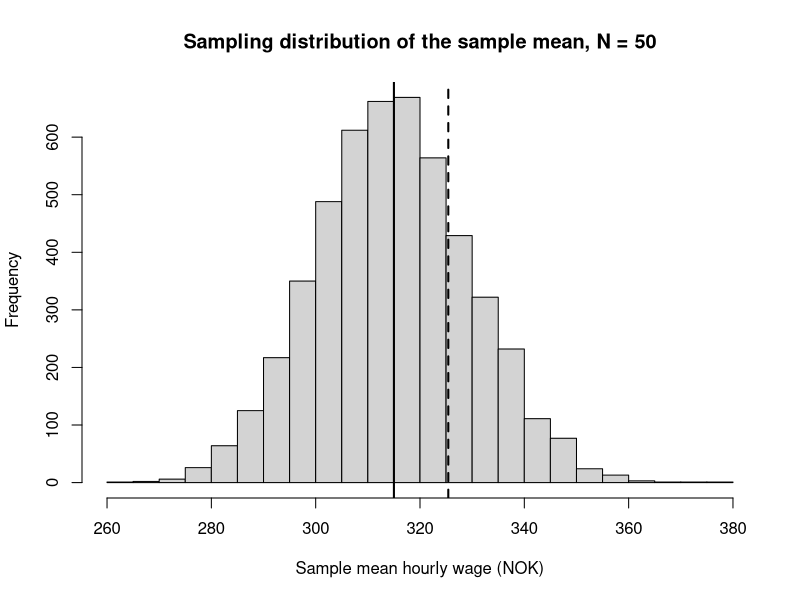
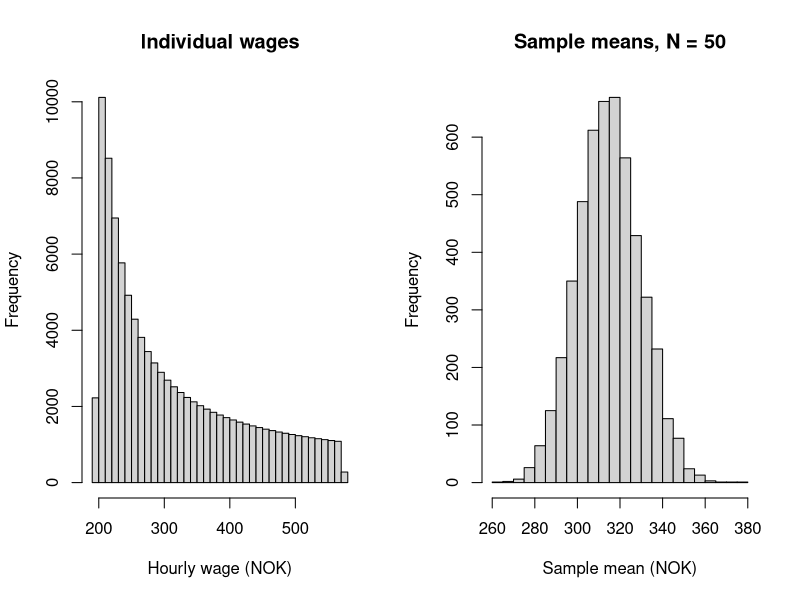
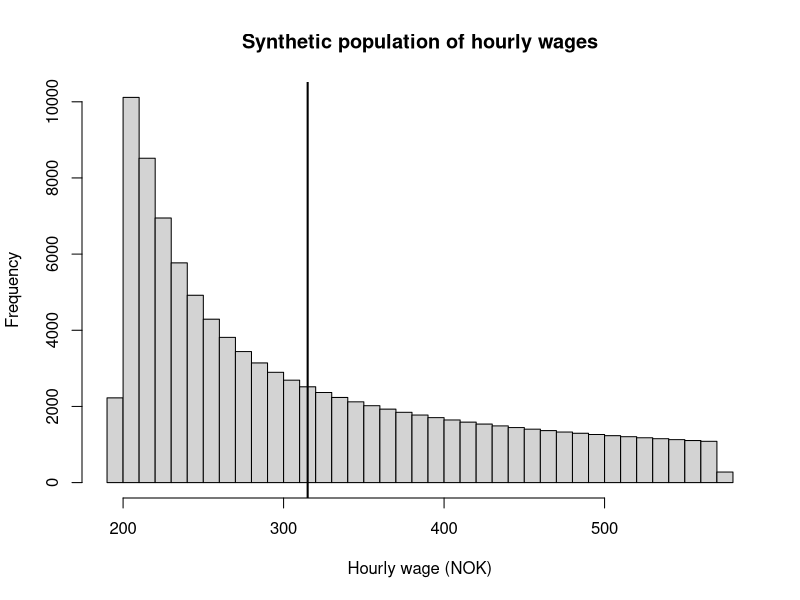
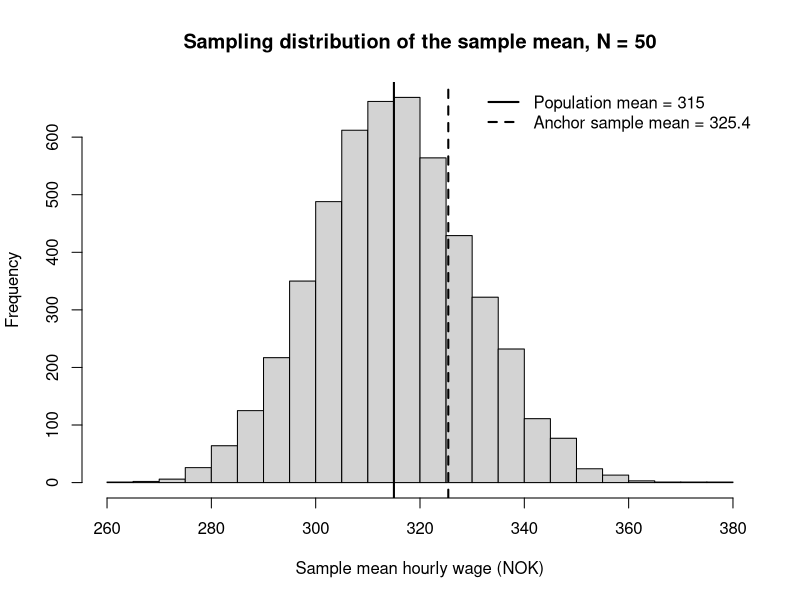
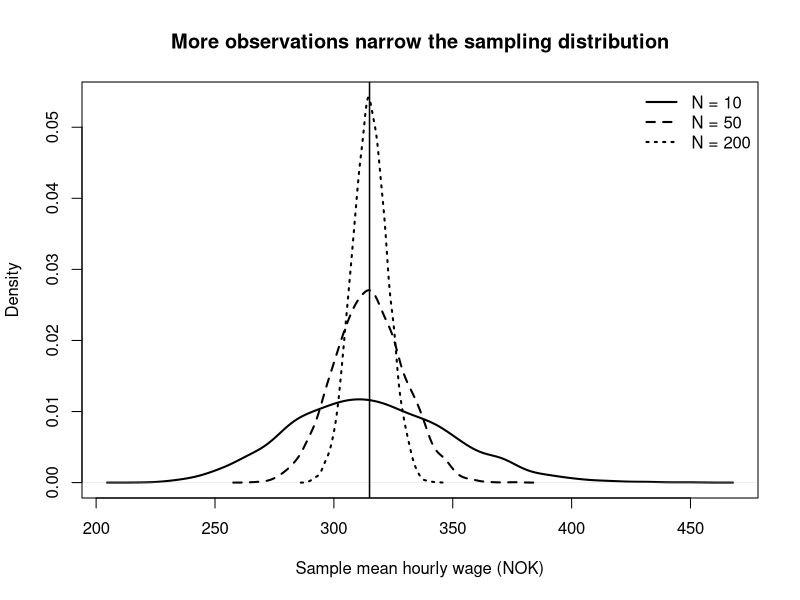
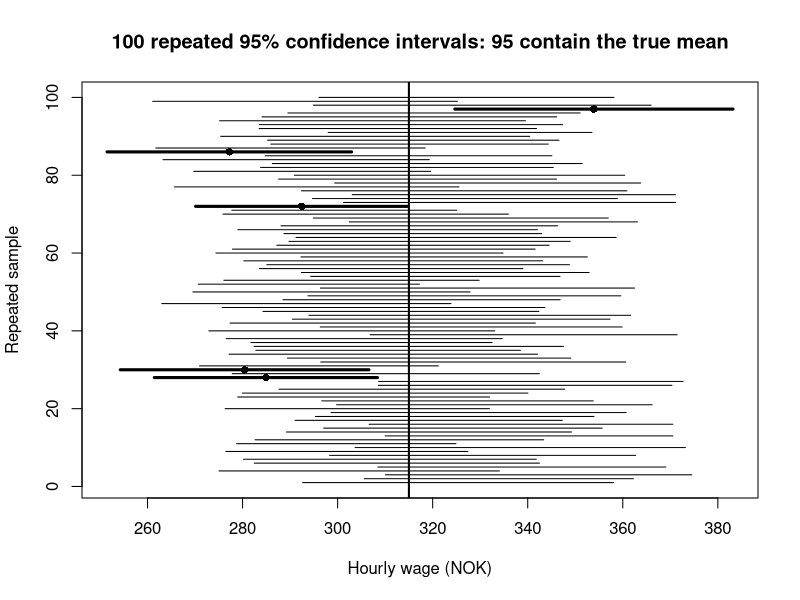

These figures' R source, in order:
# Lecture 03: From Sample to Population
# How Certain Is an Estimate?
#
# Standalone live-lab script. No external packages or data files are required.
# The numbered sections match lecture-03.qmd exactly.
#
# The script constructs a fixed, mildly right-skewed synthetic population of
# hourly wages with population mean 315 NOK and population SD 105 NOK. A simple
# linear-congruential pseudo-random generator is used so the same numerical
# teaching results can be independently verified without relying on R's RNG
# implementation or version.

# -----------------------------------------------------------------------------
# SETUP: Construct the synthetic wage population and reproducible sampler
# -----------------------------------------------------------------------------

population_size <- 100000L
target_mean <- 315
target_sd <- 105
shape_k <- 3

u_grid <- (seq_len(population_size) - 0.5) / population_size
z <- u_grid + shape_k * u_grid^3
scale_wage <- target_sd / sqrt(mean((z - mean(z))^2))
base_wage <- target_mean - scale_wage * mean(z)

wage_population <- base_wage + scale_wage * z
population_mean <- mean(wage_population)
population_sd <- sqrt(mean((wage_population - population_mean)^2))

# A deterministic pseudo-random generator. All intermediate integer values are
# below 2^53, so they are represented exactly by R doubles.
lcg_uniform <- function(n, seed) {
  modulus <- 2^32
  multiplier <- 1664525
  increment <- 1013904223
  state <- seed %% modulus
  out <- numeric(n)

  for (i in seq_len(n)) {
    state <- (multiplier * state + increment) %% modulus
    out[i] <- state / modulus
  }

  out
}

draw_wages <- function(n, seed) {
  u <- lcg_uniform(n, seed)
  idx <- floor(u * length(wage_population)) + 1L
  wage_population[idx]
}

simulate_samples <- function(n, B, seed) {
  values <- draw_wages(n * B, seed)
  matrix(values, nrow = B, ncol = n, byrow = TRUE)
}

# Optional output folder for the figures used in the lecture page.
figure_dir <- "figures"
if (!dir.exists(figure_dir)) dir.create(figure_dir, recursive = TRUE)

# Inspect the population used for the teaching simulation.
round(c(
  population_mean = population_mean,
  population_sd = population_sd,
  minimum = min(wage_population),
  maximum = max(wage_population)
), 2)
# Verified: mean 315.00, SD 105.00, range about 197.91 to 572.59.

png(file.path(figure_dir, "population-wages.png"), width = 1280, height = 768, res = 150)
hist(
  wage_population,
  breaks = 45,
  main = "Synthetic population of hourly wages",
  xlab = "Hourly wage (NOK)"
)
abline(v = population_mean, lwd = 2)
dev.off()

# =============================================================================
# LAB STEP 1 — One sample gives one answer
# =============================================================================

# QUESTION: What would we conclude if this were the only sample we observed?
# PREDICTION STOP:
# The sample mean should be near the population mean but almost never equal to it.

anchor_seed <- 4820
wage <- draw_wages(50, anchor_seed)

anchor_mean <- mean(wage)
anchor_sd <- sd(wage)
anchor_se <- anchor_sd / sqrt(length(wage))

round(c(
  sample_mean = anchor_mean,
  sample_sd = anchor_sd,
  sample_se = anchor_se
), 2)
# Verified: mean 325.42, SD 102.98, SE 14.56.

# INTERPRETATION:
# 325.42 is one estimate of the unknown population mean. It is not a population
# fact, and another random sample would generally produce another number.

# DECISION:
# Use the mean as a point estimate, but do not treat it as known without error.

# =============================================================================
# LAB STEP 2 — What if we repeated the study?
# =============================================================================

# QUESTION: What would happen if we repeatedly sampled 50 workers?
# PREDICTION STOP:
# The estimates should differ, but their distribution should be centered near 315.

samples_50 <- simulate_samples(n = 50, B = 5000, seed = 31050)
means_50 <- rowMeans(samples_50)

round(c(
  mean_of_sample_means = mean(means_50),
  sd_of_sample_means = sd(means_50)
), 2)
# Verified: 314.86 and 14.81.

hist(
  means_50,
  breaks = 35,
  main = "Sampling distribution of the sample mean, N = 50",
  xlab = "Sample mean hourly wage (NOK)"
)
abline(v = population_mean, lwd = 2)
abline(v = anchor_mean, lty = 2, lwd = 2)

png(file.path(figure_dir, "sampling-distribution-n50.png"), width = 1280, height = 768, res = 150)
hist(
  means_50,
  breaks = 35,
  main = "Sampling distribution of the sample mean, N = 50",
  xlab = "Sample mean hourly wage (NOK)"
)
abline(v = population_mean, lwd = 2)
abline(v = anchor_mean, lty = 2, lwd = 2)
legend(
  "topright",
  legend = c(
    paste0("Population mean = ", round(population_mean, 0)),
    paste0("Anchor sample mean = ", round(anchor_mean, 1))
  ),
  lty = c(1, 2),
  lwd = 2,
  bty = "n"
)
dev.off()

# INTERPRETATION:
# This distribution is the sampling distribution of the estimator, not the
# population distribution of individual wages.

# DECISION:
# The original sample mean is one realization from this distribution.

# =============================================================================
# LAB STEP 3 — What does sample size buy us?
# =============================================================================

# QUESTION: What changes when N grows from 10 to 50 to 200?
# PREDICTION STOP:
# Predict what happens to the center, spread, and shape before running the code.

samples_10 <- simulate_samples(n = 10, B = 5000, seed = 31010)
samples_200 <- simulate_samples(n = 200, B = 5000, seed = 31200)

means_10 <- rowMeans(samples_10)
means_200 <- rowMeans(samples_200)

precision_table <- data.frame(
  N = c(10, 50, 200),
  theoretical_SE = population_sd / sqrt(c(10, 50, 200)),
  simulated_SD_of_means = c(sd(means_10), sd(means_50), sd(means_200))
)

round(precision_table, 2)
# Verified:
#   N  theoretical_SE  simulated_SD_of_means
#  10       33.20              33.29
#  50       14.85              14.81
# 200        7.42               7.53

# Four times as many observations approximately halves the standard error.
round((population_sd / sqrt(50)) / (population_sd / sqrt(200)), 2)
# Verified: 2.00.

png(file.path(figure_dir, "sample-size-precision.png"), width = 1280, height = 768, res = 150)
d10 <- density(means_10)
d50 <- density(means_50)
d200 <- density(means_200)
plot(
  d10,
  main = "More observations narrow the sampling distribution",
  xlab = "Sample mean hourly wage (NOK)",
  ylab = "Density",
  lwd = 2,
  xlim = range(c(d10$x, d50$x, d200$x)),
  ylim = c(0, max(d10$y, d50$y, d200$y))
)
lines(d50, lwd = 2, lty = 2)
lines(d200, lwd = 2, lty = 3)
abline(v = population_mean, lwd = 1.5)
legend("topright", legend = c("N = 10", "N = 50", "N = 200"), lty = 1:3, lwd = 2, bty = "n")
dev.off()

# INTERPRETATION:
# More observations improve precision at the square-root rate: SE is proportional
# to 1/sqrt(N). Doubling N does not halve the SE; quadrupling N approximately does.

# DECISION:
# The firm can buy precision with more data, but there are diminishing returns.

# =============================================================================
# LAB STEP 4 — The CLT: do not look at the wrong distribution
# =============================================================================

# QUESTION: Which distribution needs to become approximately normal for inference
# about the population mean: individual wages, or the sample mean estimator?
# PREDICTION STOP:
# Compare the visibly right-skewed population with the distributions of sample means.

par(mfrow = c(1, 2))
hist(
  wage_population,
  breaks = 45,
  main = "Individual wages",
  xlab = "Hourly wage (NOK)"
)
hist(
  means_50,
  breaks = 35,
  main = "Sample means, N = 50",
  xlab = "Sample mean (NOK)"
)
par(mfrow = c(1, 1))

# INTERPRETATION:
# The population can be right-skewed while the sampling distribution of the mean
# is much closer to normal. That is the useful CLT result for inference here.

# DECISION:
# A skewed wage histogram does not by itself invalidate inference about the mean.

# =============================================================================
# LAB STEP 5 — DELIBERATE FAILURE: SD is not SE
# =============================================================================

# QUESTION: Which measure belongs in an interval for the population mean?
# PREDICTION STOP:
# Ask whether the following very wide interval looks like uncertainty about a mean
# or like variation among individual workers.

wrong_interval <- anchor_mean + c(-1, 1) * 1.96 * anchor_sd
round(wrong_interval, 2)
# Verified wrong interval: [123.59, 527.26].

# DELIBERATE MISCONCEPTION / FAILURE:
# "Use the standard deviation of wages as the uncertainty around the sample mean."
# This confuses variation between workers with variation between sample means.

# CORRECTION:
t_critical <- qt(0.975, df = length(wage) - 1)
correct_interval <- anchor_mean + c(-1, 1) * t_critical * anchor_se

round(c(
  t_critical = t_critical,
  lower = correct_interval[1],
  upper = correct_interval[2]
), 2)
# Verified: t = 2.01; CI = [296.16, 354.69].

# WHY:
# SD(wage) answers "How different are workers?"
# SE(mean) answers "How much would the estimated mean vary across repeated samples?"

# DECISION:
# The firm has much more precise information about average labour cost than the
# raw cross-worker wage dispersion would suggest.

# =============================================================================
# LAB STEP 6 — What does 95% actually mean?
# =============================================================================

# QUESTION: If we build 100 nominal 95% intervals, should all contain the true mean?
# PREDICTION STOP:
# No. Roughly 95% is a repeated-sampling property, not a guarantee for one interval.

ci_samples <- simulate_samples(n = 50, B = 100, seed = 35010)
ci_means <- rowMeans(ci_samples)
ci_sds <- apply(ci_samples, 1, sd)
ci_ses <- ci_sds / sqrt(50)
ci_lo <- ci_means - t_critical * ci_ses
ci_hi <- ci_means + t_critical * ci_ses
ci_cover <- ci_lo <= population_mean & population_mean <= ci_hi

sum(ci_cover)
mean(ci_cover)
# Verified for this reproducible set of 100 intervals: 95 and 0.95.

png(file.path(figure_dir, "confidence-interval-coverage.png"), width = 1280, height = 1100, res = 150)
plot(
  NA,
  xlim = range(c(ci_lo, ci_hi, population_mean)),
  ylim = c(1, 100),
  xlab = "Hourly wage (NOK)",
  ylab = "Repeated sample",
  main = paste0("100 repeated 95% confidence intervals: ", sum(ci_cover), " contain the true mean")
)
for (i in seq_len(100)) {
  segments(ci_lo[i], i, ci_hi[i], i, lwd = if (ci_cover[i]) 1 else 3)
  if (!ci_cover[i]) points(ci_means[i], i, pch = 16)
}
abline(v = population_mean, lwd = 2)
dev.off()

# OPTIONAL INSTRUCTOR DIAGNOSTIC:
# With a right-skewed finite population and N = 50, the t interval is an
# approximation. Over 10,000 repeated samples from this teaching population the
# empirical coverage is close to, but not exactly, 95%.
long_samples <- simulate_samples(n = 50, B = 10000, seed = 35050)
long_means <- rowMeans(long_samples)
long_sds <- apply(long_samples, 1, sd)
long_ses <- long_sds / sqrt(50)
long_lo <- long_means - t_critical * long_ses
long_hi <- long_means + t_critical * long_ses
long_coverage <- mean(long_lo <= population_mean & population_mean <= long_hi)
round(long_coverage, 4)
# Verified: approximately 0.9446.

# INTERPRETATION:
# Confidence attaches to the repeated procedure. A realized interval either
# contains the fixed population mean or it does not.

# DECISION ON THE ANCHOR:
# Use the sample mean as a point estimate, but communicate sampling uncertainty
# with its standard error and confidence interval.

# =============================================================================
# AI AUDIT NUMBERS — optional calculation check
# =============================================================================

ai_mean <- 326
ai_sd <- 103
ai_n <- 50
ai_se <- ai_sd / sqrt(ai_n)
ai_t <- qt(0.975, df = ai_n - 1)
ai_ci <- ai_mean + c(-1, 1) * ai_t * ai_se
round(c(SE = ai_se, lower = ai_ci[1], upper = ai_ci[2]), 2)
# Approximately SE = 14.57 and 95% CI = [296.72, 355.28].

# Increasing N from 50 to 200 with the same SD halves the standard error.
round(c(
  SE_N50 = ai_sd / sqrt(50),
  SE_N200 = ai_sd / sqrt(200)
), 2)
# Approximately 14.57 and 7.28.

# =============================================================================
# EXIT PROBLEM CHECK
# =============================================================================

salmon_mean <- 160
salmon_sd <- 30
salmon_n <- 100
salmon_se <- salmon_sd / sqrt(salmon_n)
salmon_ci <- salmon_mean + c(-1, 1) * 1.96 * salmon_se
round(c(SE = salmon_se, lower = salmon_ci[1], upper = salmon_ci[2]), 2)
# Verified: SE = 3.00; approximate interval [154.12, 165.88].

# =============================================================================
# FINAL CONSISTENCY CHECKS — should all return TRUE / stop silently
# =============================================================================

stopifnot(abs(population_mean - 315) < 1e-8)
stopifnot(abs(population_sd - 105) < 1e-8)
stopifnot(abs(anchor_mean - 325.423821971289) < 1e-6)
stopifnot(abs(anchor_sd - 102.978874073191) < 1e-6)
stopifnot(abs(anchor_se - 14.563412035222) < 1e-6)
stopifnot(abs(correct_interval[1] - 296.157549777197) < 1e-6)
stopifnot(abs(correct_interval[2] - 354.690094165380) < 1e-6)
stopifnot(abs(sd(means_10) - 33.294682011374) < 1e-6)
stopifnot(abs(sd(means_50) - 14.808244814843) < 1e-6)
stopifnot(abs(sd(means_200) - 7.529269653197) < 1e-6)
stopifnot(sum(ci_cover) == 95)
stopifnot(abs(long_coverage - 0.9446) < 1e-4)

message("Lecture 03 consistency checks passed.")
